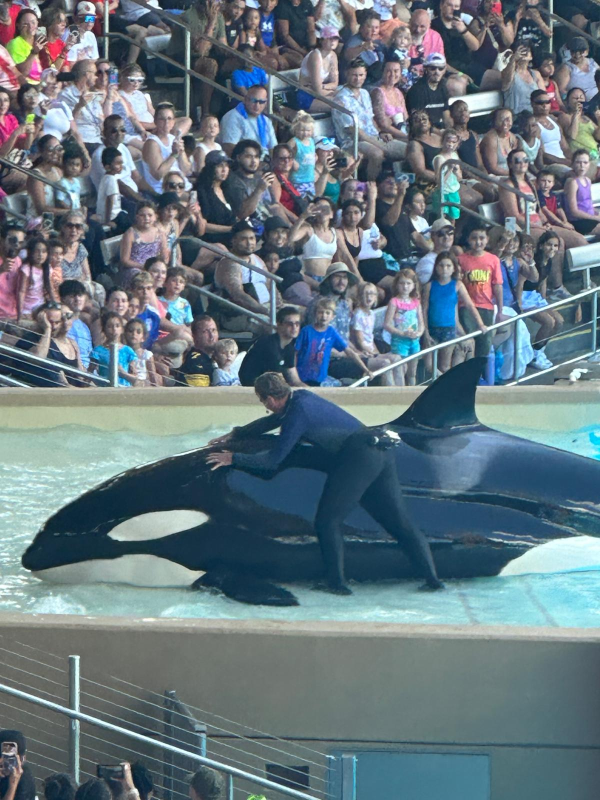
#> input picture Text and Media Analytics/images/whale.jpg, 1200 x 1600 px (shown at 1/2 size)
$ jupyter execute digital-image-basics.ipynb
#> lines starting #> are read from the running program, lines starting #| are printed output that depends on the picture; long printed decimals are rounded
# Loading and understanding images

[cell 1]
import cv2
import matplotlib.pyplot as plt
import numpy as np

[cell 2]
path = 'images/whale.jpg'
image = cv2.imread(path)
#> image is the input picture: shape (1600, 1200, 3); mean B, G, R 127.4, 118.7, 101.9

[cell 3]
plt.imshow(image)
plt.axis("off")
plt.show()
print(image.shape)
#| (1600, 1200, 3)

[cell 4]
rgbImage = cv2.cvtColor(image, cv2.COLOR_BGR2RGB)

[cell 5]
plt.imshow(rgbImage)
plt.axis("off")
plt.show()
print(image.shape)
#| (1600, 1200, 3)

[cell 6]
grayImage = cv2.cvtColor(image, cv2.COLOR_BGR2GRAY)
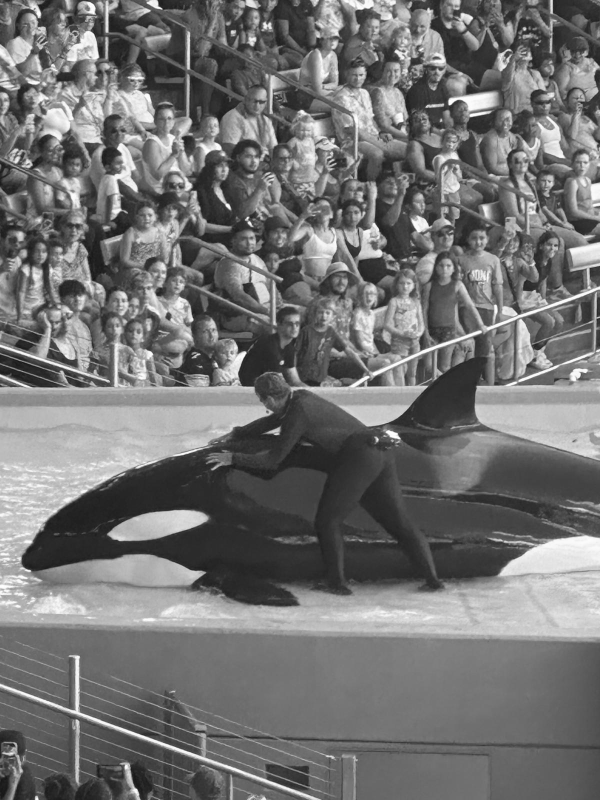
#> grayImage: shape (1600, 1200) (shown at 1/2 size); min 10, max 255, mean 114.6

[cell 7]
plt.imshow(grayImage, cmap="gray")
plt.axis("off")
plt.show()
print(image.shape)
#| (1600, 1200, 3)

[cell 8]
r = rgbImage[:,:,0]
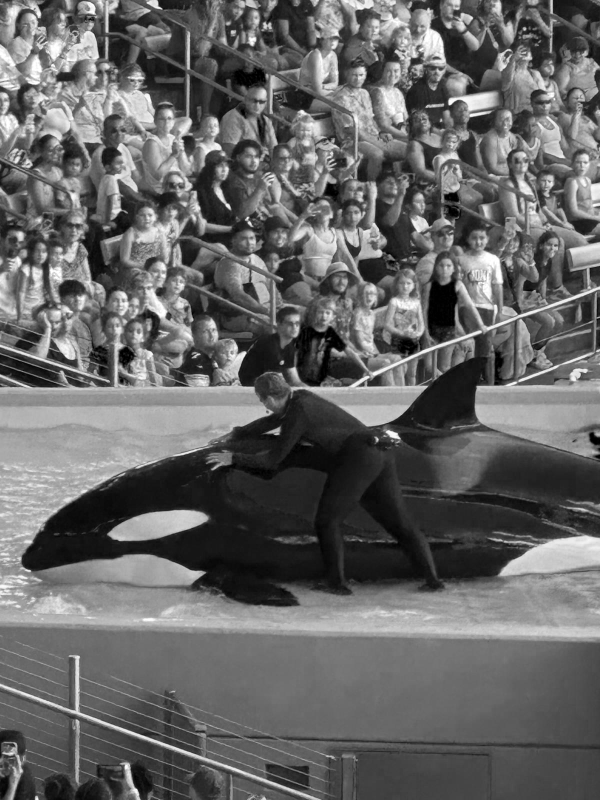
#> r: shape (1600, 1200) (shown at 1/2 size); min 0, max 255, mean 101.9
g = rgbImage[:,:,1]
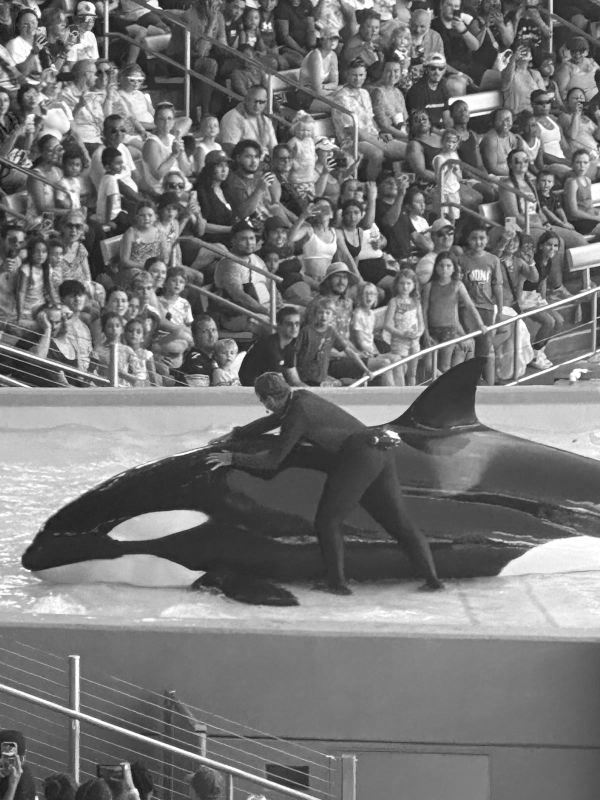
#> g: shape (1600, 1200) (shown at 1/2 size); min 1, max 255, mean 118.7
b = rgbImage[:,:,2]
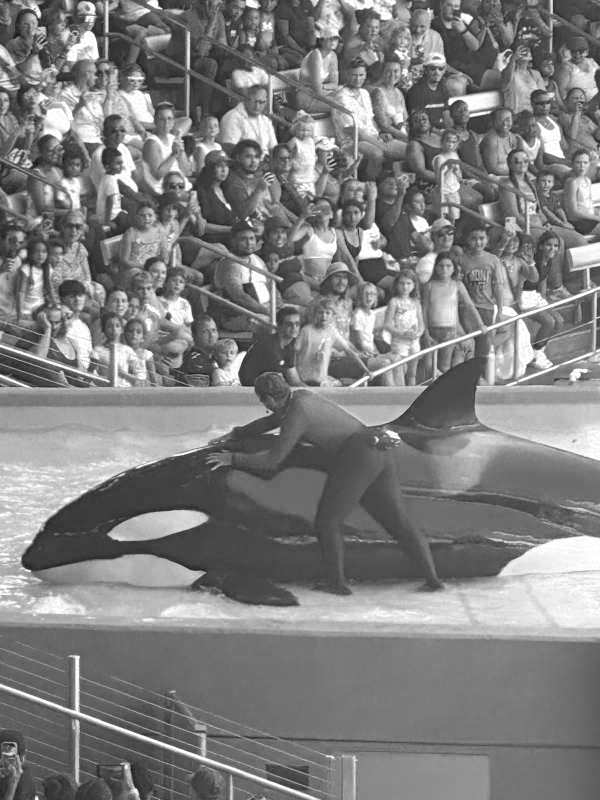
#> b: shape (1600, 1200) (shown at 1/2 size); min 11, max 255, mean 127.4

plt.imshow(r, cmap="Reds")
plt.axis("off")
plt.show()

plt.imshow(g, cmap="Greens")
plt.axis("off")
plt.show()

plt.imshow(b, cmap="Blues")
plt.axis("off")
plt.show()

## Transformations

[cell 9]
crop = rgbImage[700:1200,400:1000]
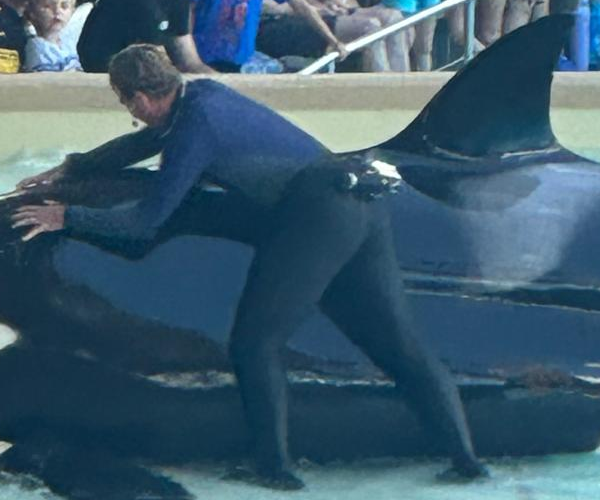
#> crop: shape (500, 600, 3); mean R, G, B 59.6, 90.2, 108.8

plt.imshow(crop)
plt.axis("off")
plt.show()

## Resize

#### Resizing using a cv2 function

[cell 10]
height = image.shape[0]
#> height = 1600
width = image.shape[1]
#> width = 1200

proportion = float(height/width)
#> proportion = 1.33
print(proportion)
#| 1.333

newHeight = 400
newWidth = int(newHeight * proportion)
#> newWidth = 533

[cell 11]
resized = cv2.resize(rgbImage, (newHeight, newWidth))
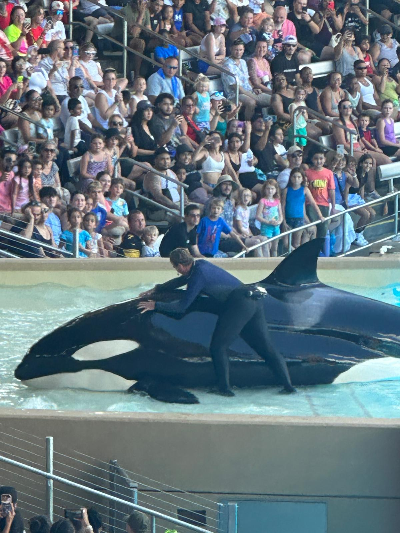
#> resized: shape (533, 400, 3); mean R, G, B 101.8, 118.6, 127.3

plt.imshow(resized)
plt.show()

$ run again, with Text and Media Analytics/images/Emotions.png saved as Text and Media Analytics/images/whale.jpg
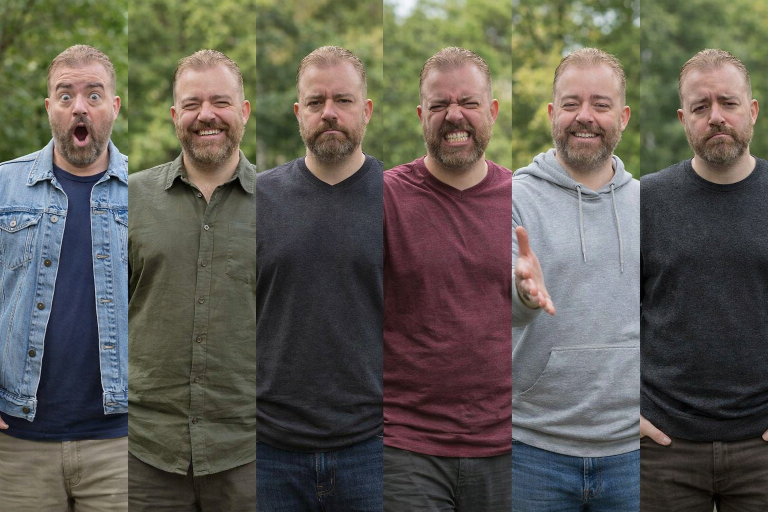
#> input picture Text and Media Analytics/images/Emotions.png, 1536 x 1024 px (shown at 1/2 size)
#> image is the input picture: shape (1024, 1536, 3); mean B, G, R 82.8, 91, 94.4
#| (1024, 1536, 3)
#| (1024, 1536, 3)
#| (1024, 1536, 3)
#> `crop = rgbImage[700:1200,400:1000]`:
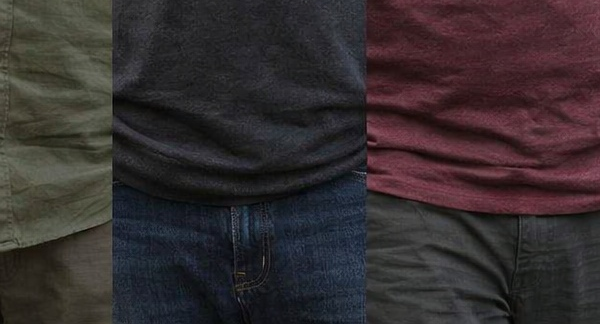
#> crop: shape (324, 600, 3); mean R, G, B 53, 45.4, 47
#| 0.6667
#> `resized = cv2.resize(rgbImage, (newHeight, newWidth))`:
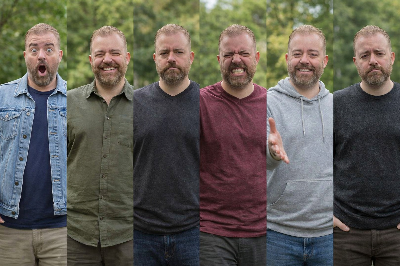
#> resized: shape (266, 400, 3); mean R, G, B 94.2, 90.9, 82.7

$ run again, with Text and Media Analytics/images/kayak.png saved as Text and Media Analytics/images/whale.jpg
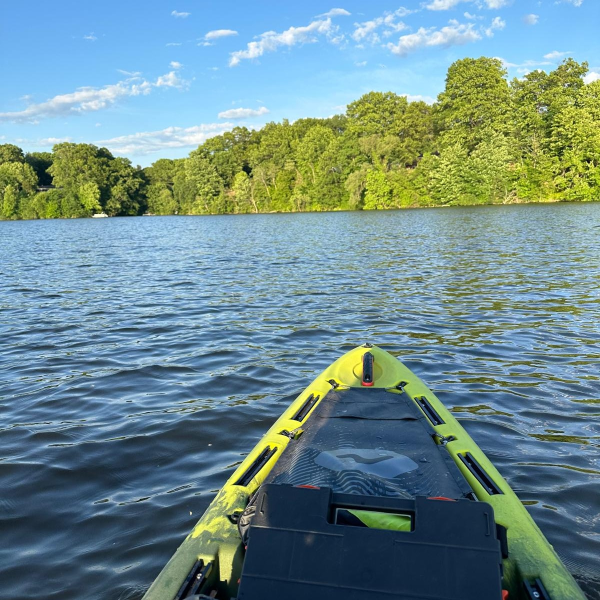
#> input picture Text and Media Analytics/images/kayak.png, 1200 x 1200 px (shown at 1/2 size)
#> image is the input picture: shape (1200, 1200, 3); mean B, G, R 142.4, 140.5, 110.4
#| (1200, 1200, 3)
#| (1200, 1200, 3)
#| (1200, 1200, 3)
#> `crop = rgbImage[700:1200,400:1000]`:
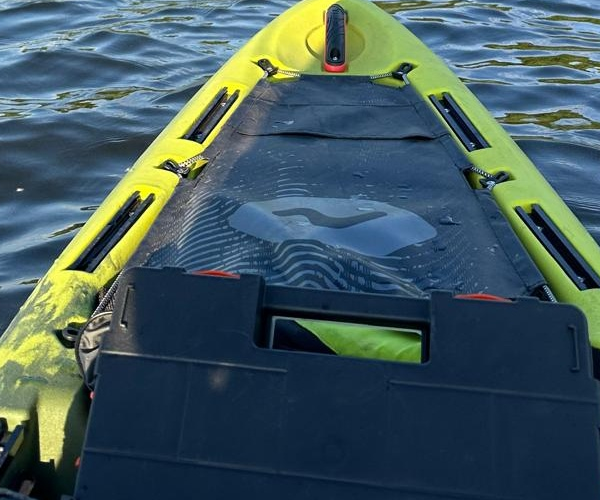
#> crop: shape (500, 600, 3); mean R, G, B 67.2, 90.5, 94.7
#| 1.0
#> `resized = cv2.resize(rgbImage, (newHeight, newWidth))`:
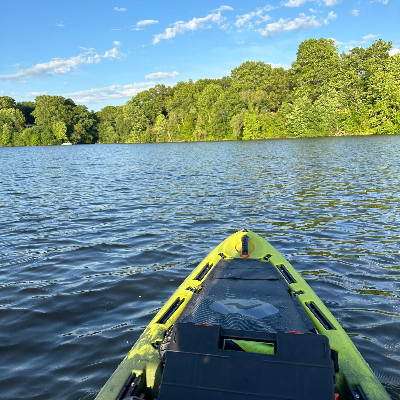
#> resized: shape (400, 400, 3); mean R, G, B 110.4, 140.5, 142.4
